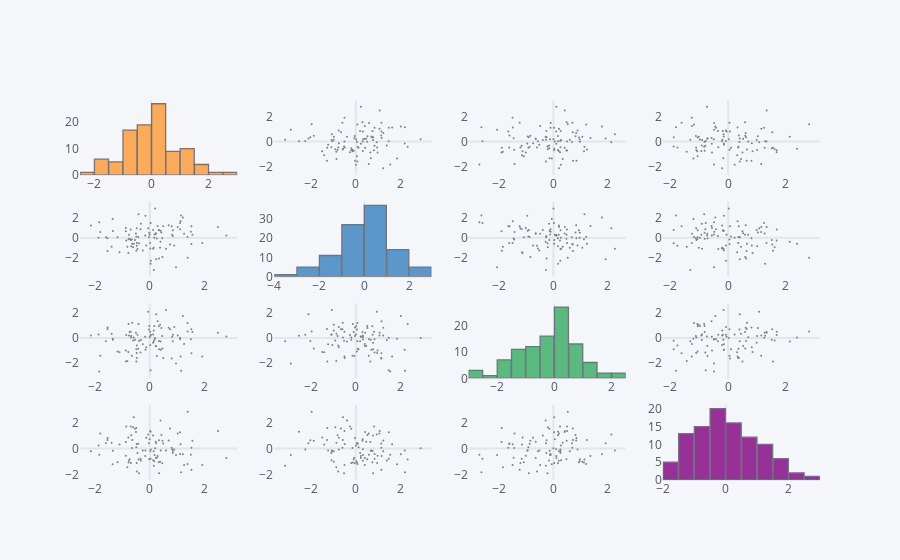

Notebook code cell kept with this figure:
### Markdown cell above
## scatter_matrix()

Similar to sns.pairplot()

### Code cell
df.scatter_matrix()
